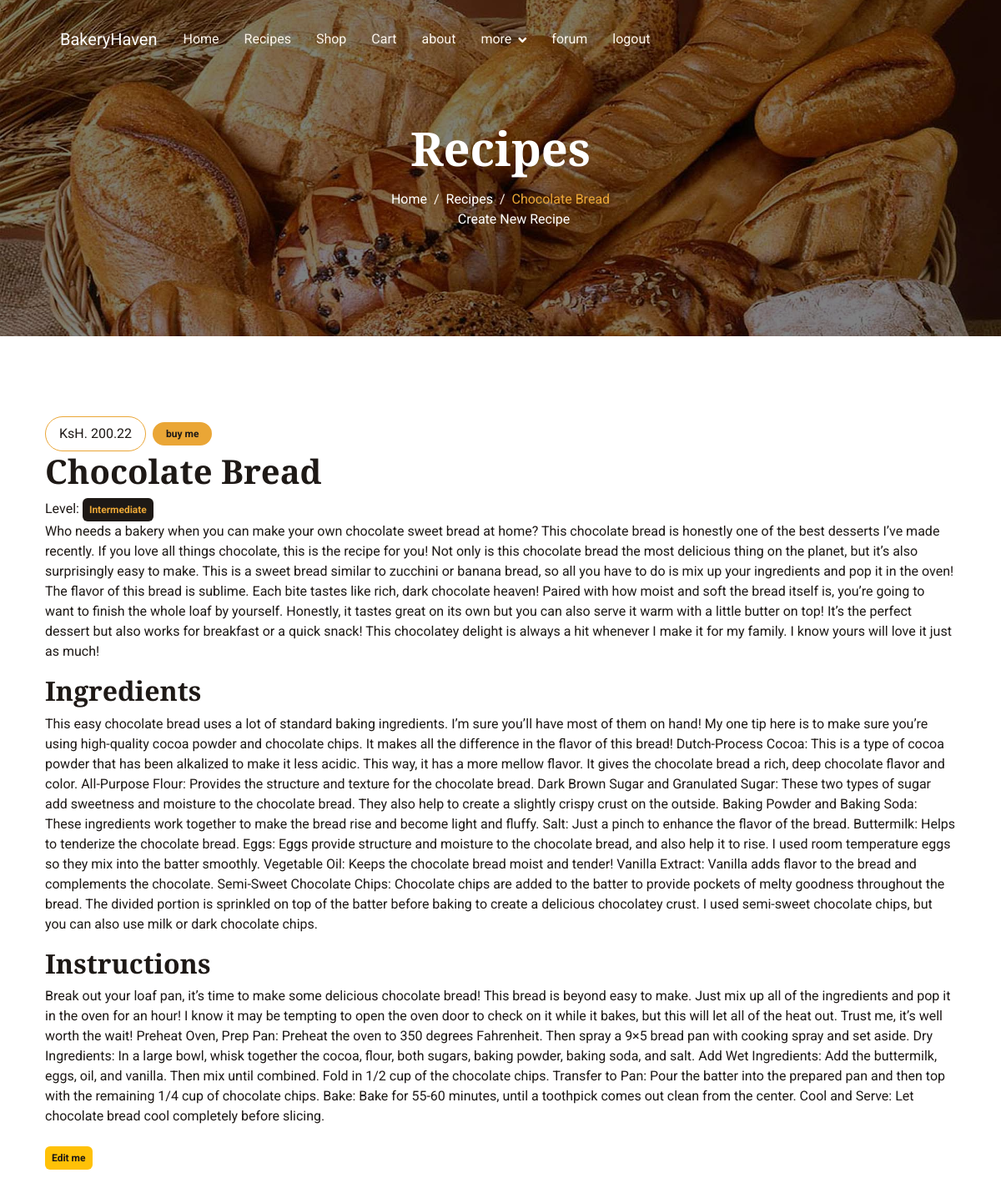
The app's page /recipe/10/ (signed in) with its own data.
### base/models.py (models this page shows, shortened)
class Recipe(models.Model):
    cookingLevels = {
        "B": "Beginner",
        "I": "Intermediate",
        "P":"Pro"
    }
    name = models.CharField(max_length=255) # "Coaching Rugby by Antony"
    decription = models.TextField() #
    prepTime = models.IntegerField()
    cookTime = models.IntegerField()
    level = models.CharField(max_length=1, choices=cookingLevels)
    ingredients = models.TextField()
    steps = models.TextField()
    price = models.DecimalField(max_digits=10, decimal_places=2)
    created_at = models.DateTimeField(auto_now_add=True)
    updated_at = models.DateTimeField(auto_now=True)
    class Meta:
        ordering =['-updated_at','-created_at']

### base/views.py (the view)
# urls.py: path('recipe/<str:pk>/',views.recipe, name='recipe'),
@login_required(login_url="login")
def recipe(request, pk):
    recipe = Recipe.objects.get(id=pk)
    context = {'recipe':recipe}
    return render(request, 'base/recipe.html',context)

### base/templates/base/recipe.html (shortened to what this page needs)
{% extends 'main.html'%} {% block content%}
 <div class="container-fluid page-header py-6 wow fadeIn" data-wow-delay="0.1s">
  <div class="container text-center pt-5 pb-3">
      <h1 class="display-4 text-white animated slideInDown mb-3">Recipes</h1>
      <nav aria-label="breadcrumb animated slideInDown">
          <ol class="breadcrumb justify-content-center mb-0">
              <li class="breadcrumb-item"><a class="text-white" href="{% url 'home' %}">Home</a></li>
              <li class="breadcrumb-item " ><a class="text-white" href="{% url 'recipes' %}">Recipes</a></li>
              <li class="breadcrumb-item text-primary active" aria-current="page">{{recipe.name}}</li>
          </ol>
          <ul>
            <ol class="breadcrumb justify-content-center mb-0"><li class="breadcrumb-item"><a class="text-white" href="{% url 'create-recipe' %}">Create New Recipe</a></li>
            </ol>
      </nav>
  </div>
</div>
<div class="container my-2 fs-6">
  <div class="d-flex gap-2">
    <div class=" border border-primary my-auto text-center text-dark rounded-pill px-3 py-2 ">KsH. {{recipe.price}}</div>
  <a class="badge  my-auto text-center  bg-primary  text-dark rounded-pill  px-3 py-2 " href="{% url 'buy-recipe' recipe.id %}">buy me</a>
  </div>
  <h1>{{recipe.name}}
  </h1>
  <p class="text-dark">
    Level: <span class="badge bg-dark text-primary p-2">{{recipe.get_level_display}}</span>
    <br />
    {{recipe.decription}}
  </p>
  <h2>Ingredients</h2>
  <p class="text-dark">{{recipe.ingredients}}</p>
  <h2>Instructions</h2>
  <p class="text-dark">{{recipe.steps}}</p>
  <a href="{% url 'update-recipe' recipe.id %}" class="badge text-dark bg-warning my-2 p-2">Edit me</a>
</div>
{% endblock content %}

### base/static/css/style.css (style rules this page uses)
:root { --primary: #EAA636; --secondary: #545454; --light: #FDF5EB; --dark: #1E1916; }
.py-6 { padding-top: 6rem; padding-bottom: 6rem; }
.page-header { margin-bottom: 6rem; background: linear-gradient(rgba(0, 0, 0, .5), rgba(0, 0, 0, .5)), url(../img/carousel-1.jpg) center center no-repeat; background-size: cover; }
.breadcrumb-item+.breadcrumb-item::before { color: var(--light); }

### records on screen
Recipe: name "Chocolate Bread", price "200.22", level "Intermediate", decription "Who needs a bakery when you can make your own chocolate sweet bread at home? This chocolate bread is honestly one of the best desserts I’ve made recently. If you love all things chocolate, this is the recipe for you! Not only is this chocolate bread the most delicious thing on the planet, but it’s also surprisingly easy to make. This is a sweet bread similar to zucchini or banana bread, so all you have to do is mix up your ingredients and pop it in the oven! The flavor of this bread is sublime. Each bite tastes like rich, dark chocolate heaven! Paired with how moist and soft the bread itself is, you’re going to want to finish the whole loaf by yourself. Honestly, it tastes great on its own…", ingredients "This easy chocolate bread uses a lot of standard baking ingredients. I’m sure you’ll have most of them on hand! My one tip here is to make sure you’re using high-quality cocoa powder and chocolate chips. It makes all the difference in the flavor of this bread! Dutch-Process Cocoa: This is a type of cocoa powder that has been alkalized to make it less acidic. This way, it has a more mellow flavor. It gives the chocolate bread a rich, deep chocolate flavor and color. All-Purpose Flour: Provides the structure and texture for the chocolate bread. Dark Brown Sugar and Granulated Sugar: These two types of sugar add sweetness and moisture to the chocolate bread. They also help to create a slightly…", steps "Break out your loaf pan, it’s time to make some delicious chocolate bread! This bread is beyond easy to make. Just mix up all of the ingredients and pop it in the oven for an hour! I know it may be tempting to open the oven door to check on it while it bakes, but this will let all of the heat out. Trust me, it’s well worth the wait! Preheat Oven, Prep Pan: Preheat the oven to 350 degrees Fahrenheit. Then spray a 9×5 bread pan with cooking spray and set aside. Dry Ingredients: In a large bowl, whisk together the cocoa, flour, both sugars, baking powder, baking soda, and salt. Add Wet Ingredients: Add the buttermilk, eggs, oil, and vanilla. Then mix until combined. Fold in 1/2 cup of the…"
